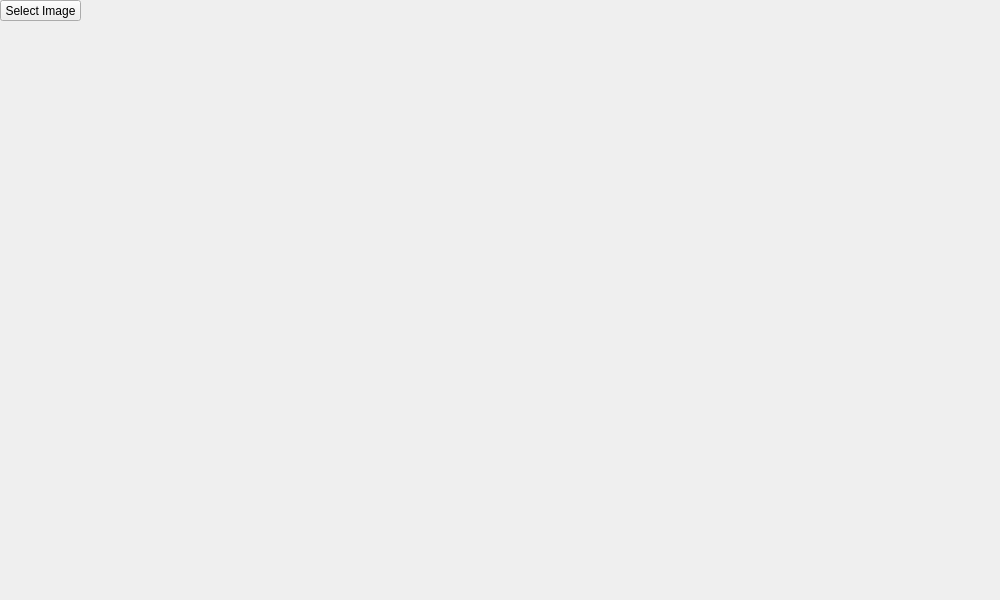
<?xml version="1.0" encoding="UTF-8"?>
<ui version="4.0">
 <class>MainWindow</class>
 <widget class="QMainWindow" name="MainWindow">
  <property name="geometry">
   <rect>
    <x>0</x>
    <y>0</y>
    <width>1000</width>
    <height>600</height>
   </rect>
  </property>
  <property name="windowTitle">
   <string>MainWindow</string>
  </property>
  <widget class="QWidget" name="centralwidget">
   <widget class="QPushButton" name="pushButton">
    <property name="geometry">
     <rect>
      <x>0</x>
      <y>0</y>
      <width>81</width>
      <height>21</height>
     </rect>
    </property>
    <property name="text">
     <string>Select Image</string>
    </property>
   </widget>
   <widget class="QLabel" name="main_image">
    <property name="geometry">
     <rect>
      <x>0</x>
      <y>21</y>
      <width>480</width>
      <height>579</height>
     </rect>
    </property>
    <property name="text">
     <string/>
    </property>
   </widget>
   <widget class="QLabel" name="property_1">
    <property name="geometry">
     <rect>
      <x>480</x>
      <y>21</y>
      <width>160</width>
      <height>160</height>
     </rect>
    </property>
    <property name="text">
     <string/>
    </property>
   </widget>
   <widget class="QLabel" name="property_2">
    <property name="geometry">
     <rect>
      <x>480</x>
      <y>182</y>
      <width>160</width>
      <height>160</height>
     </rect>
    </property>
    <property name="text">
     <string/>
    </property>
   </widget>
   <widget class="QLabel" name="property_3">
    <property name="geometry">
     <rect>
      <x>480</x>
      <y>343</y>
      <width>160</width>
      <height>160</height>
     </rect>
    </property>
    <property name="text">
     <string/>
    </property>
   </widget>
  </widget>
 </widget>
 <resources/>
 <connections/>
</ui>
